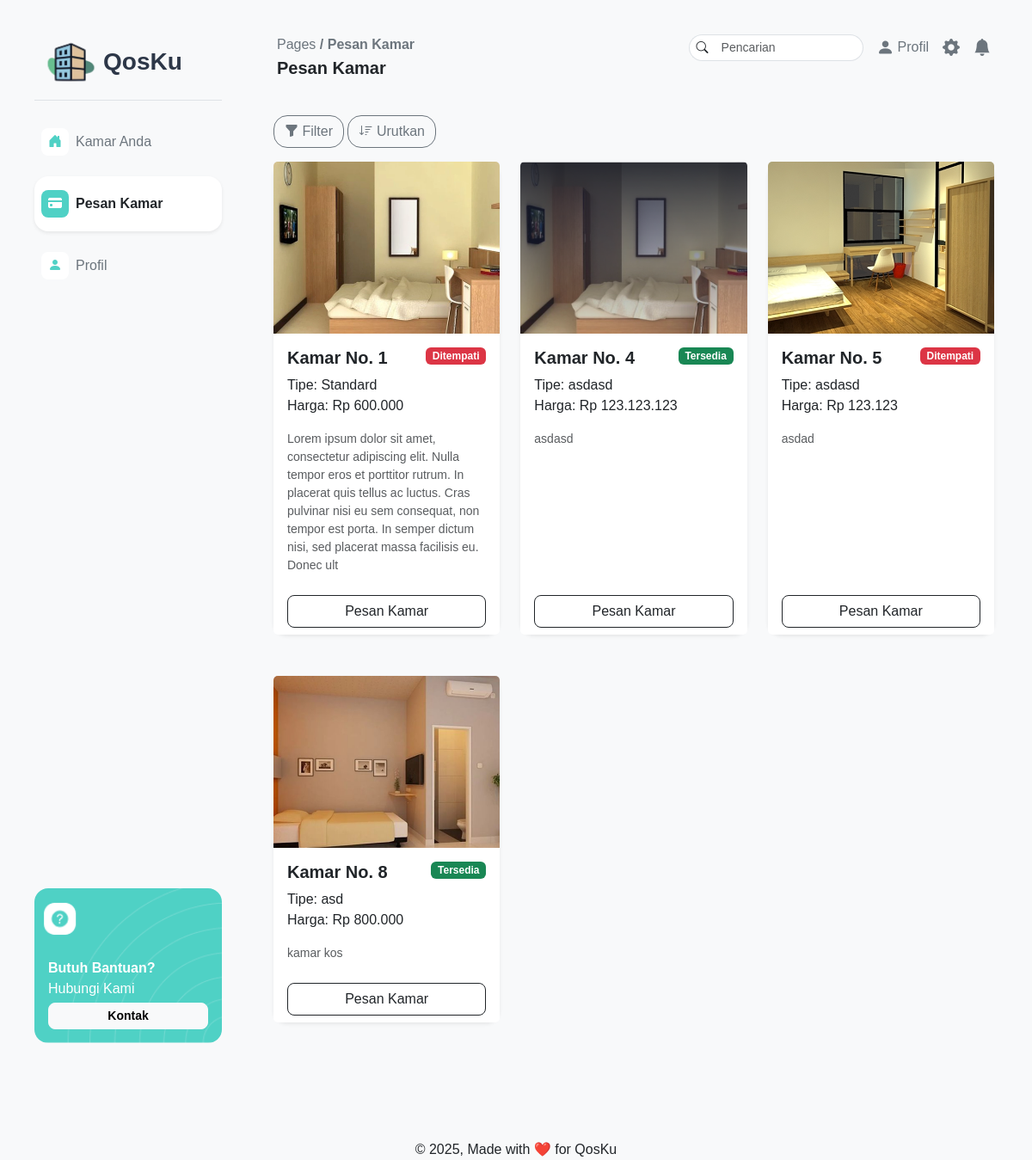
The page /pages/pelanggan/listkamar.php (signed in) on the database its author committed.
### tables this page shows
CREATE TABLE `kamar_kos` (
  `idKamar` int(11) NOT NULL,
  `nomorKamar` int(11) NOT NULL,
  `tipeKamar` varchar(255) NOT NULL,
  `harga` int(11) NOT NULL,
  `statusKetersediaan` enum('Tersedia','Ditempati','Dalam Perbaikan') NOT NULL DEFAULT 'Tersedia',
  `deskripsi` varchar(255) NOT NULL,
  `gambar` varchar(255) NOT NULL
);

### pages/pelanggan/listkamar.php (the view, shortened to what this page needs)
<?php
require "../../php/connect.php";
$perPage = 6;
$page = isset($_GET['page']) ? max(1, (int)$_GET['page']) : 1;
$offset = ($page - 1) * $perPage;
$query = "SELECT * FROM kamar_kos ORDER BY nomorKamar LIMIT $perPage OFFSET $offset";
$hasil = $connect->query($query);
$kamar = [];
if ($hasil) {
  $kamar = $hasil->fetch_all(MYSQLI_ASSOC);
}
?>
<!DOCTYPE html>
<html lang="en">
<head>
  <link href="https://cdn.jsdelivr.net/npm/bootstrap@5.3.6/dist/css/bootstrap.min.css" rel="stylesheet"
>
  <link rel="stylesheet" href="../../assets/css/style.css">
  <link rel="stylesheet" href="https://cdn.jsdelivr.net/npm/bootstrap-icons@1.13.1/font/bootstrap-icons.min.css">
</head>
<body class="bg-light">
  <div class="d-flex min-vh-100 ms-4 me-4">
    <?php include '../../layout/pelangganNavbar.php'; ?>
    <div class="flex-grow-1">
      <?php include '../../layout/pelangganHeader.php'; ?>
      <div class="container-fluid pt-4 pb-3">
        <div class="d-flex justify-content-between align-items-center mb-3 px-2">
          <div>
            <button class="btn btn-outline-secondary rounded-4"><i class="bi bi-funnel-fill"></i> Filter</button>
            <button class="btn btn-outline-secondary rounded-4"><i class="bi bi-sort-down"></i> Urutkan</button>
          </div>
        </div>
        <div class="row g-4 px-2">
          <?php foreach ($kamar as $room): ?>
            <div class="col-md-4 mb-4">
              <div class="card shadow-sm border-0 rounded-4 h-100">
                <img src="<?= !empty($room['gambar']) ? '../../assets/img/' . $room['gambar'] : '../../assets/img/backgroundKamar.png' ?>"
                  class="card-img-top"
                  alt="Kamar No. <?= htmlspecialchars($room['nomorKamar']) ?>"
                  style="height: 200px; object-fit: cover;">
                <div class="card-body">
                  <div class="d-flex justify-content-between align-items-start">
                    <h5 class="card-title fw-bold">Kamar No. <?= htmlspecialchars($room['nomorKamar']) ?></h5>
                    <span class="badge bg-<?= $room['statusKetersediaan'] === 'Tersedia' ? 'success' : 'danger' ?>">
                      <?= htmlspecialchars($room['statusKetersediaan']) ?>
                    </span>
                  </div>
                  <p class="card-text">
                    <span class="d-block">Tipe: <?= htmlspecialchars($room['tipeKamar']) ?></span>
                    <span class="d-block">Harga: Rp <?= number_format($room['harga'], 0, ',', '.') ?></span>
                  </p>
                  <p class="card-text small text-muted"><?= nl2br(htmlspecialchars($room['deskripsi'])) ?></p>
                </div>
                <div class="card-footer bg-white border-0">
                  <div class="d-grid">
                    <a href="pesankamar.php?idKamar=<?= urlencode($room['idKamar']) ?>" class="btn btn-outline-dark rounded-3">
                      Pesan Kamar
                    </a>
                  </div>
                </div>
              </div>
            </div>
          <?php endforeach; ?>
        </div>
      </div>
    </div>
  </div>
  <div class="footer text-center mt-5 pt-5">
    &copy; 2025, Made with ❤️ for QosKu
  </div>
</body>
</html>

### assets/css/style.css (style rules this page uses)
body { font-family: Helvetica, Arial, sans-serif; }

### rows shown on the page
kamar_kos: gambar (picture), nomorKamar "1", statusKetersediaan "Ditempati", tipeKamar "Standard", harga "600.000", deskripsi "Lorem ipsum dolor sit amet, consectetur adipiscing elit. Nulla tempor eros et porttitor rutrum. In placerat quis tellus ac luctus. Cras pulvinar nisi eu sem consequat, non tempor est porta. In semper dictum nisi, sed placerat massa facilisis eu. Donec ult"
kamar_kos: shows a picture, nomorKamar "4", statusKetersediaan "Tersedia", tipeKamar "asdasd", harga "123.123.123", deskripsi "asdasd"
kamar_kos: gambar (picture), nomorKamar "5", statusKetersediaan "Ditempati", tipeKamar "asdasd", harga "123.123", deskripsi "asdad"
kamar_kos: gambar (picture), nomorKamar "8", statusKetersediaan "Tersedia", tipeKamar "asd", harga "800.000", deskripsi "kamar kos"

### other values the page prints
$page_titles[$current_page] "Pesan Kamar"
